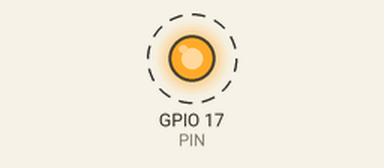
Recording of a program running on a simulated Raspberry Pi (BCM pin numbers). On the bench: output pins drawn as LEDs (lit = HIGH). Dashed ring = blinking.

Above: at 0.2 s.
Timing chart, 0 to 3.0 s (numbered marks = the images above):
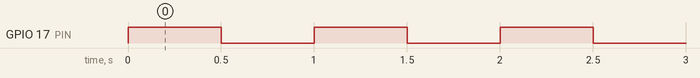

Measured:
- by itself, GPIO 17 (PIN): alternates HIGH for 0.50 s and LOW for 0.50 s

The program:

blink.py
```python
import RPi.GPIO as GPIO
from time import sleep
PIN = 17
GPIO.setmode(GPIO.BCM)
GPIO.setup(PIN, GPIO.OUT)

try:
    while True:
        GPIO.output(PIN, 1)
        sleep(0.5)
        GPIO.output(PIN, 0)
        sleep(0.5)

except KeyboardInterrupt:
    GPIO.cleanup()
```
